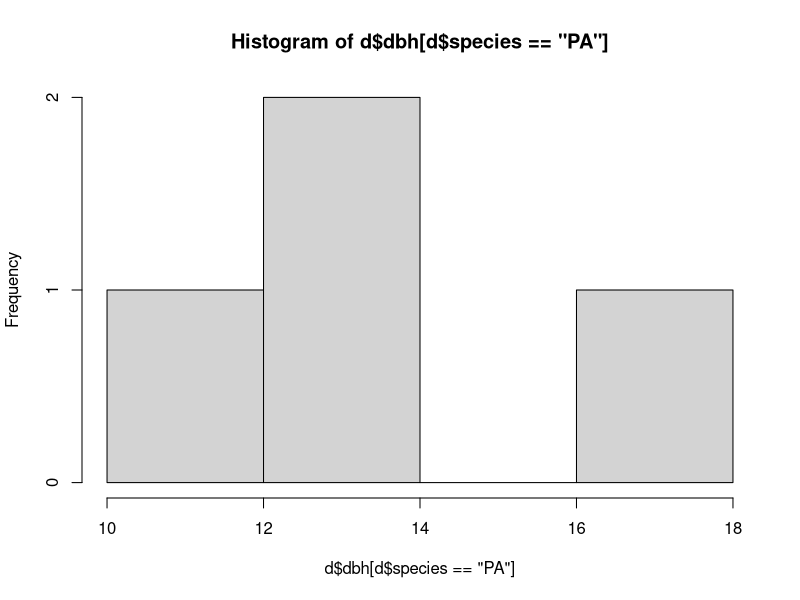
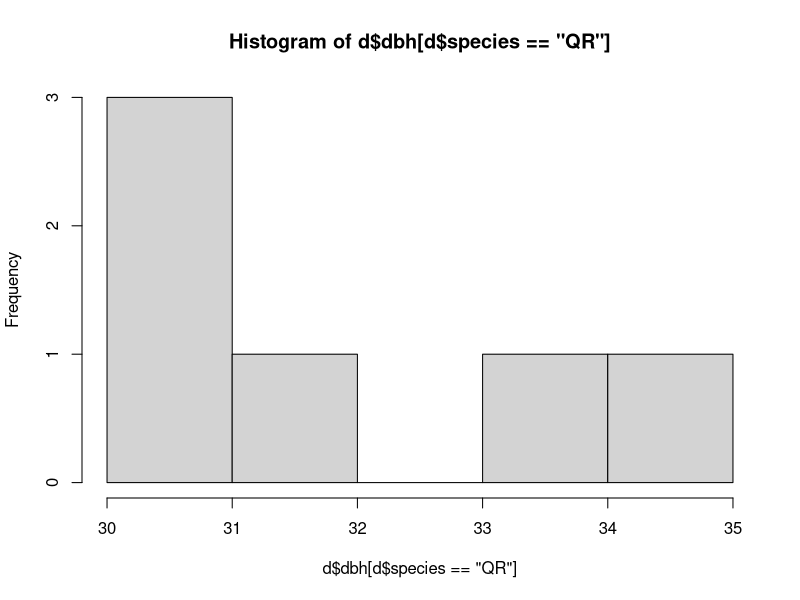
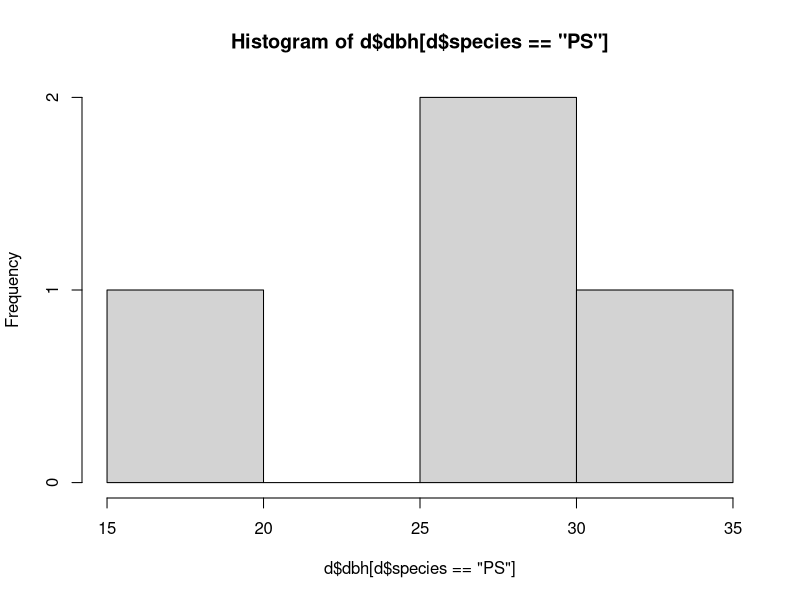
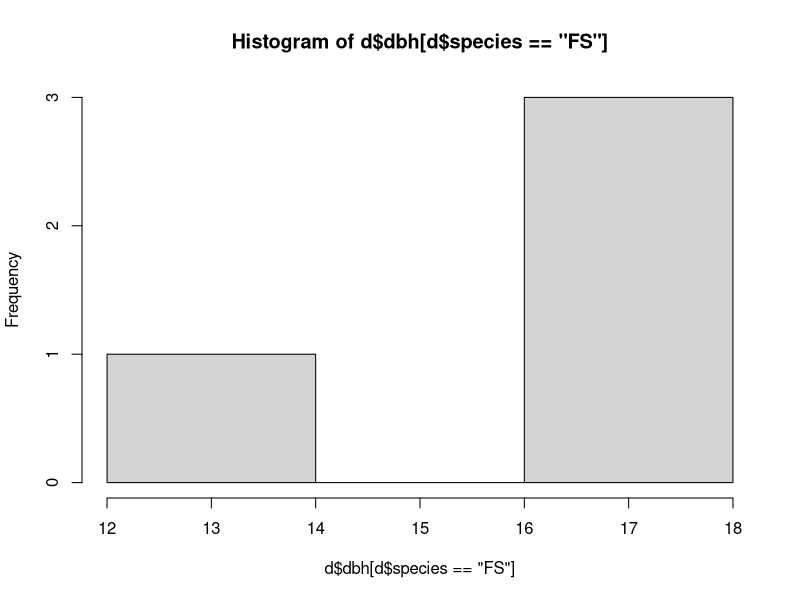

Reproduce these figures in R, in order.
# Achieve task 3 with repeated lines

# set working directory 
# you will need to modify it to point to your data
setwd("/Users/dill/teaching/env_geog/2021-22/env_geog_code/week1/data")

# read in the data
d <- read.csv("onePlot.csv")

# print out the species so we know what to print
unique(d$species)

# make a histogram of each in turn
hist(d$dbh[d$species=='PA'])
hist(d$dbh[d$species=='QR'])
hist(d$dbh[d$species=='PS'])
hist(d$dbh[d$species=='FS'])

# can tidy it up to display them all on one page

